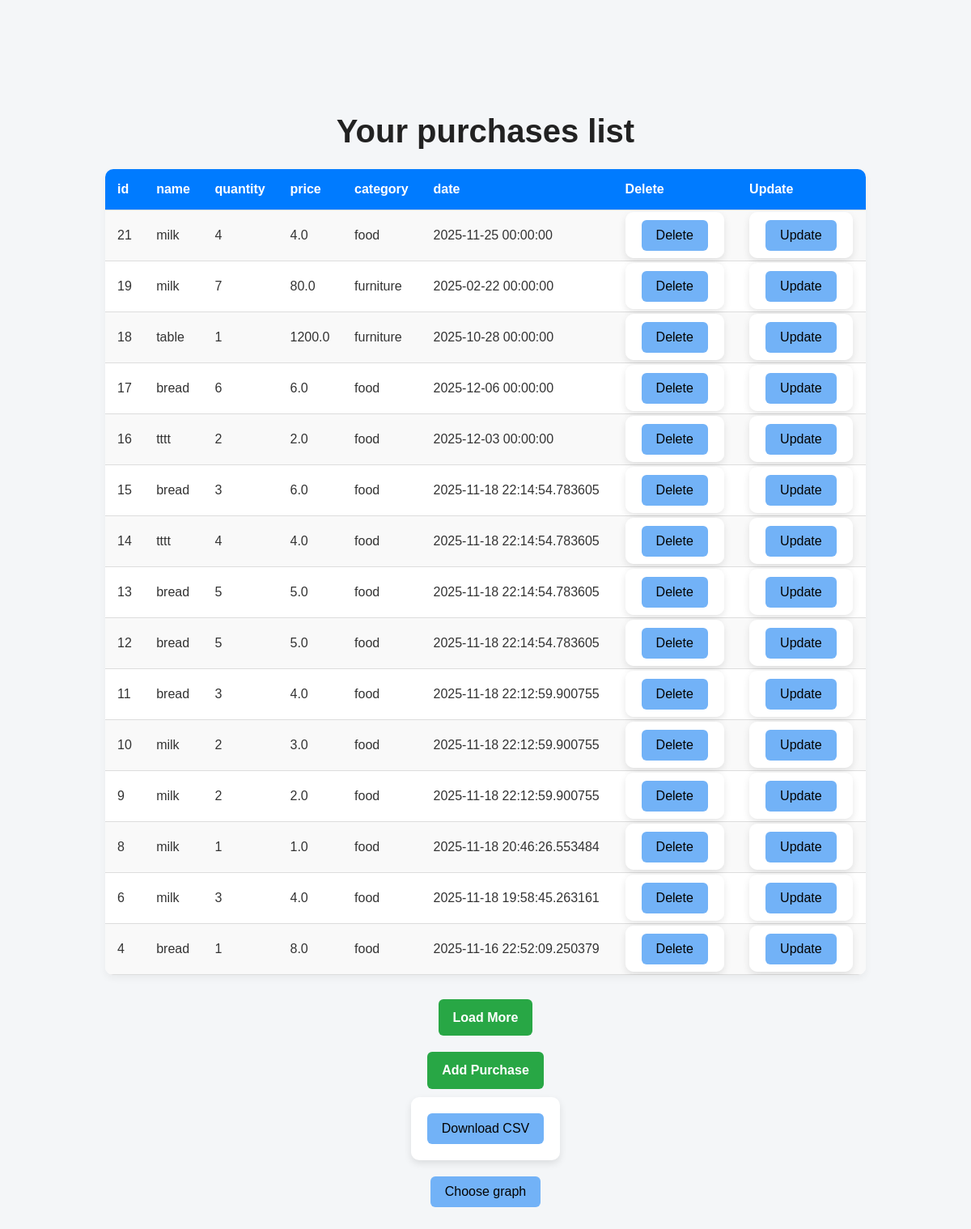
The app's page /more/15 (signed in) with its own data.
### app.py (models this page shows)
class Purchase(db.Model):
    id = db.Column(db.Integer , primary_key = True)
    name = db.Column(db.String , nullable = False )
    quantity = db.Column(db.Integer, default = 1)
    price = db.Column(db.Float , nullable = False )
    category = db.Column(db.String)
    date = db.Column(db.DateTime , default = datetime.now())
    user_id = db.Column(db.Integer, db.ForeignKey('user.id'), nullable=False)

### app.py (the view)
@app.route("/more/<int:limit>")
def show_more(limit):
    if "user_id" not in session:
        return redirect("/login")
    user_id = session["user_id"]
    user_purchases = Purchase.query.filter_by(user_id=user_id).order_by(Purchase.id.desc()).limit(limit).all()
    return render_template("PersonalArea.htm", purchases=user_purchases, limit=limit)

### templates/PersonalArea.htm (shortened to what this page needs)
{% extends 'index.htm' %}
{% block body %}
<h1>Your purchases list</h1>
<div class="center">
<table cellspacing="0" cellpadding="5">
    <tr>
        <th>id</th>
        <th>name</th>
        <th>quantity</th>
        <th>price</th>
        <th>category</th>
        <th>date</th>
        <th>Delete</th>
        <th>Update</th>
    </tr>
    {% for p in purchases %}
    <tr>
        <td>{{p.id}}</td>
        <td>{{p.name}}</td>
        <td>{{p.quantity}}</td>
        <td>{{p.price}}</td>
        <td>{{p.category}}</td>
        <td>{{p.date}}</td>
        <td>
            <form action="/delete/{{ p.id }}" method="POST" style="display:inline">
                <button type="submit">Delete</button>
            </form>
        </td>
        <td>
            <form action="/update/{{ p.id }}" style="display:inline">
                <button type="submit">Update</button>
            </form>
        </td>
    </tr>
    {% endfor %}
</table>
<a href="{{ url_for('show_more', limit=limit+5) }}" class="btn">Load More</a>
<a href="/add" class="btn">Add Purchase</a>
<form action="/save_csv" method="get">
    <button type="submit">Download CSV</button>
</form>
<button onclick="toggleMenu()">Choose graph</button>
</div>
{% endblock %}

### static/index.css (style rules this page uses)
* { margin: 0; padding: 0; box-sizing: border-box; font-family: 'Arial', sans-serif; }
body { background-color: #f4f6f8; color: #333; line-height: 1.6; min-height: 100vh; padding: 130px; }
h1 { font-size: 2.5rem; margin-bottom: 15px; color: #222; text-align: center; }
button, input[type="submit"] { background-color: rgb(114, 178, 247); color: rgb(3, 3, 3); border: none; padding: 10px 18px; border-radius: 6px; cursor: pointer; transition: all 0.3s ease; font-size: 1rem; }
form { max-width: 500px; margin: 0 auto 20px auto; padding: 20px; background-color: #fff; border-radius: 10px; box-shadow: 0 4px 10px rgba(0,0,0,0.1); }
table { width: 100%; border-collapse: collapse; margin-bottom: 20px; background-color: #fff; border-radius: 10px; overflow: hidden; box-shadow: 0 4px 10px rgba(0,0,0,0.05); }
th, td { padding: 12px 15px; text-align: left; border-bottom: 1px solid #ddd; }
th { background-color: #007BFF; color: white; font-weight: bold; }
tr:nth-child(even) { background-color: #f9f9f9; }
.btn { display: inline-block; background-color: #28a745; color: #fff; padding: 10px 18px; border-radius: 6px; text-decoration: none; font-weight: bold; margin: 10px 0; transition: all 0.3s ease; }
.center { display: flex; flex-direction: column; align-items: center; }

### records on screen
Purchase: id "21", name "milk", quantity "4", price "4.0", category "food", date "2025-11-25 00:00:00"
Purchase: id "19", name "milk", quantity "7", price "80.0", category "furniture", date "2025-02-22 00:00:00"
Purchase: id "18", name "table", quantity "1", price "1200.0", category "furniture", date "2025-10-28 00:00:00"
Purchase: id "17", name "bread", quantity "6", price "6.0", category "food", date "2025-12-06 00:00:00"
Purchase: id "16", name "tttt", quantity "2", price "2.0", category "food", date "2025-12-03 00:00:00"
Purchase: id "15", name "bread", quantity "3", price "6.0", category "food", date "2025-11-18 22:14:54.783605"
Purchase: id "14", name "tttt", quantity "4", price "4.0", category "food", date "2025-11-18 22:14:54.783605"
Purchase: id "13", name "bread", quantity "5", price "5.0", category "food", date "2025-11-18 22:14:54.783605"
Purchase: id "12", name "bread", quantity "5", price "5.0", category "food", date "2025-11-18 22:14:54.783605"
Purchase: id "11", name "bread", quantity "3", price "4.0", category "food", date "2025-11-18 22:12:59.900755"
Purchase: id "10", name "milk", quantity "2", price "3.0", category "food", date "2025-11-18 22:12:59.900755"
Purchase: id "9", name "milk", quantity "2", price "2.0", category "food", date "2025-11-18 22:12:59.900755"
Purchase: id "8", name "milk", quantity "1", price "1.0", category "food", date "2025-11-18 20:46:26.553484"
Purchase: id "6", name "milk", quantity "3", price "4.0", category "food", date "2025-11-18 19:58:45.263161"
Purchase: id "4", name "bread", quantity "1", price "8.0", category "food", date "2025-11-16 22:52:09.250379"
